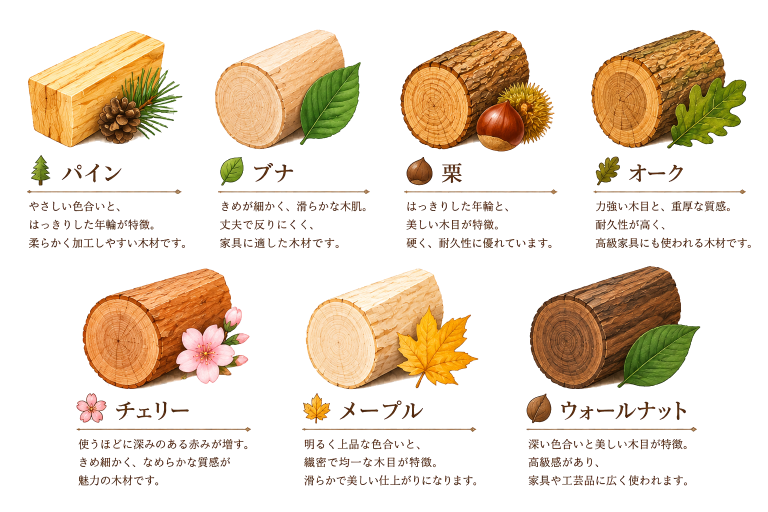
#> input picture art/wood/sheets/木材7種.webp, 1536 x 1024 px (shown at 1/2 size)
$ python woodcut.py
#> lines starting #> are read from the running program, lines starting #| are printed output that depends on the picture; after the words box and inside, x2 and y2 are one past the last pixel; in counts of white or black regions, pixels touching at a corner belong together
# -*- coding: utf-8 -*-
"""木材の絵を切り出す。丸太と、そえてある葉や実をひとまとまりで取る。"""
import io, base64, json
import numpy as np
from PIL import Image
from scipy import ndimage

BOX = 180           # 長いほうをこの大きさにそろえる
IDS = ['pine', 'beech', 'chestnut', 'oak', 'cherry', 'maple', 'walnut']

im = Image.open('../sheets/木材7種.webp')
#> im is the input picture: PIL image 1536x1024 RGBA; mean R, G, B, A 207.3, 189.1, 164.4, 73.4
a = np.asarray(im)
al = a[:, :, 3] > 40
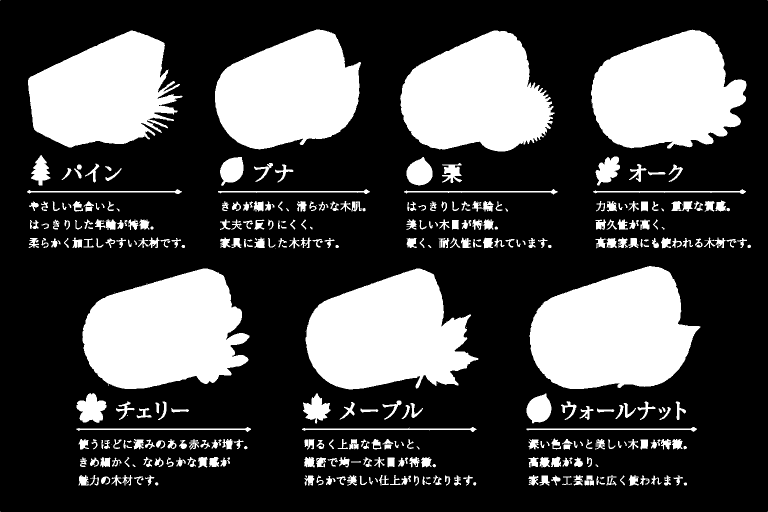
#> al: shape (1024, 1536) bool (shown at 1/2 size); 28.8% white; 406 white regions (52 under 20 px), largest, box (x1, y1, x2, y2) and area: (1059, 532, 1401, 778) 61205, (165, 537, 499, 778) 59073, (611, 537, 957, 779) 57593
lab, n = ndimage.label(ndimage.binary_closing(al, np.ones((5, 5), bool)))
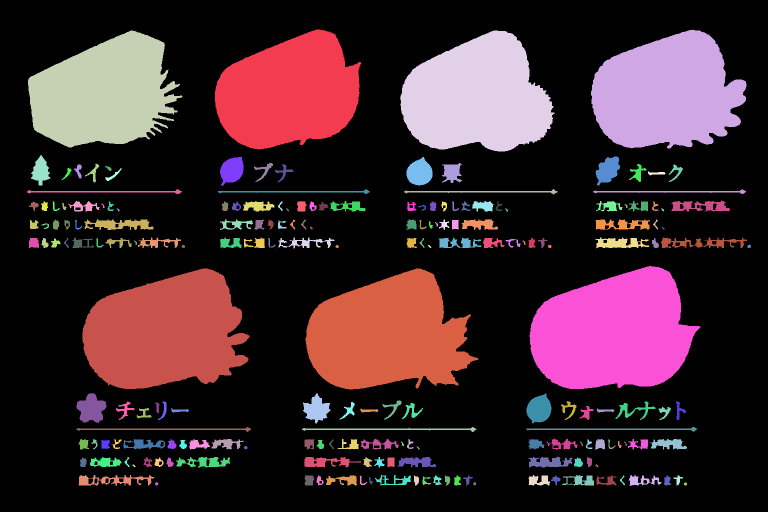
#> lab: shape (1024, 1536) int32 (shown at 1/2 size); 202 distinct labels, from 0 to 201; one colour per label, 0 black
#> n = 201
objs = ndimage.find_objects(lab)
#> objs = 201 items

big = []
for i, sl in enumerate(objs, 1):
    if (lab[sl] == i).sum() < 20000: continue      # 丸太だけ。札や文字は小さい
    ys, xs = sl
    big.append({'i': i, 'box': (xs.start, ys.start, xs.stop, ys.stop)})
#> after the loop, big = 7 items
big.sort(key=lambda b: (0 if b['box'][1] < 400 else 1, b['box'][0]))
assert len(big) == 7, f'7つのはずが {len(big)} つ'

art = {}
total = 0
for wid, b in zip(IDS, big):
    x0, y0, x1, y1 = b['box']
    sub = np.asarray(im.crop((x0, y0, x1, y1))).copy()
    # そのかたまりだけを残す（となりの文字が角に入らないように）
    keep = lab[y0:y1, x0:x1] == b['i']
    keep = ndimage.binary_dilation(keep, np.ones((5, 5), bool))
    sub[:, :, 3] = np.where(keep, sub[:, :, 3], 0)
    img = Image.fromarray(sub, 'RGBA').crop(Image.fromarray(sub, 'RGBA').getbbox())
    s = BOX / max(img.width, img.height)
    img = img.resize((max(1, round(img.width * s)), max(1, round(img.height * s))), Image.LANCZOS)
    buf = io.BytesIO(); img.save(buf, 'WEBP', quality=80, method=6)
    d = buf.getvalue(); total += len(d)
    art[wid] = base64.b64encode(d).decode()
    img.save(f'../parts/{wid}.webp', lossless=True, method=6)
    print(f'  {wid:9s} {img.width:3d}x{img.height:3d}  {len(d)/1024:5.1f}KB')
#> this loop made 7 passes
#> (wid, b, x0, y0, x1, y1, s, total) on passes 1 to 7: ('pine', {'i': 3, 'box': (56, 61, 365, 295)}, 56, 61, 365, 295, 0.583, 10278), ('beech', {'i': 1, 'box': (430, 59, 722, 299)}, 430, 59, 722, 299, 0.616, 18722), ('chestnut', {'i': 4, 'box': (800, 61, 1109, 303)}, 800, 61, 1109, 303, 0.583, 29806), ('oak', {'i': 2, 'box': (1182, 59, 1493, 297)}, 1182, 59, 1493, 297, 0.579, 40558), ('cherry', {'i': 110, 'box': (164, 537, 499, 778)}, 164, 537, 499, 778, 0.537, 49768), ('maple', {'i': 111, 'box': (611, 537, 957, 779)}, 611, 537, 957, 779, 0.52, 57688), ('walnut', {'i': 109, 'box': (1059, 532, 1401, 778)}, 1059, 532, 1401, 778, 0.526, 66076)
#|   pine      180x136   10.0KB
#|   beech     180x148    8.2KB
#|   chestnut  180x141   10.8KB
#|   oak       180x138   10.5KB
#|   cherry    180x129    9.0KB
#|   maple     180x126    7.7KB
#|   walnut    180x129    8.2KB
#> pass 1, `keep = ndimage.binary_dilation(keep, np.ones((5, 5), bool))`:
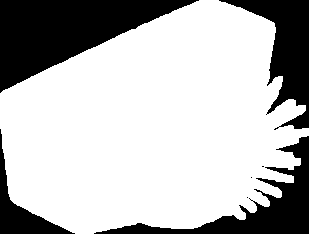
#> keep: shape (234, 309) bool; 72.4% white; 7 black regions (3 under 20 px), largest, box (x1, y1, x2, y2) and area: (0, 0, 199, 93) 8950, (94, 136, 309, 234) 4753, (219, 0, 309, 130) 4487, (0, 129, 75, 234) 1742
#> pass 1, `img = img.resize((max(1, round(img.width * s)), max(1, round(img.heigh..`:
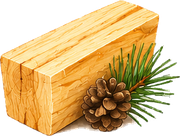
#> img: PIL image 180x136 RGBA; mean R, G, B, A 147.4, 117.5, 63.9, 172.1; transparent parts drawn white
#> after the loop:
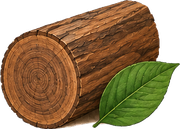
#> img: PIL image 180x129 RGBA; mean R, G, B, A 92.5, 69.1, 36.2, 185.5; transparent parts drawn white
#> after the loop:
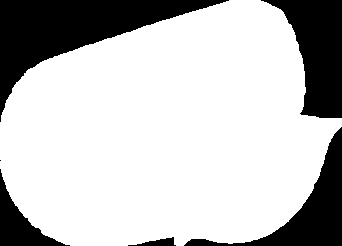
#> keep: shape (246, 342) bool; 75.5% white; 6 black regions (1 under 20 px), largest, box (x1, y1, x2, y2) and area: (0, 0, 229, 122) 9019, (261, 0, 342, 118) 5264, (184, 127, 342, 246) 4397, (0, 169, 70, 246) 1720, (128, 237, 176, 246) 213
#> after the loop:
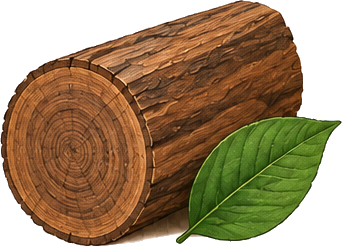
#> sub: shape (246, 342, 4); mean R, G, B, A 146.5, 121.2, 84.8, 185.5; transparent parts drawn white
#> after the loop, art = 7 items; total = 66076

print('合計', round(total/1024), 'KB')
#| 合計 65 KB
lines = ['/* 木材の絵。松永工房さんが描いたもの */', 'const WOOD_ART = {']
for k, v in art.items(): lines.append(f'  {k}: "{v}",')
#> this loop made 7 passes
#> k on passes 1 to 7: 'pine', 'beech', 'chestnut', 'oak', 'cherry', 'maple', 'walnut'
#> after the loop, lines = 9 items
lines.append('};')
open('wood-art.js', 'w').write('\n'.join(lines))
print('wood-art.js', round(len('\n'.join(lines))/1024), 'KB')
#| wood-art.js 86 KB
